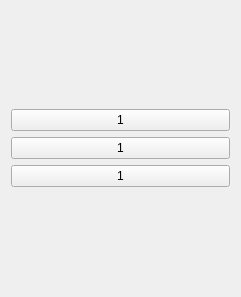
<?xml version="1.0" encoding="UTF-8"?>
<ui version="4.0">
 <class>Form</class>
 <widget class="QWidget" name="Form">
  <property name="geometry">
   <rect>
    <x>0</x>
    <y>0</y>
    <width>241</width>
    <height>297</height>
   </rect>
  </property>
  <property name="windowTitle">
   <string>Form</string>
  </property>
  <layout class="QGridLayout" name="gridLayout_2">
   <item row="0" column="0">
    <layout class="QGridLayout" name="gridLayout">
     <item row="0" column="0">
      <widget class="QPushButton" name="pushButton">
       <property name="text">
        <string>1</string>
       </property>
      </widget>
     </item>
     <item row="1" column="0">
      <widget class="QPushButton" name="pushButton_2">
       <property name="text">
        <string>1</string>
       </property>
      </widget>
     </item>
     <item row="2" column="0">
      <widget class="QPushButton" name="pushButton_3">
       <property name="text">
        <string>1</string>
       </property>
      </widget>
     </item>
    </layout>
   </item>
  </layout>
 </widget>
 <resources/>
 <connections/>
</ui>
